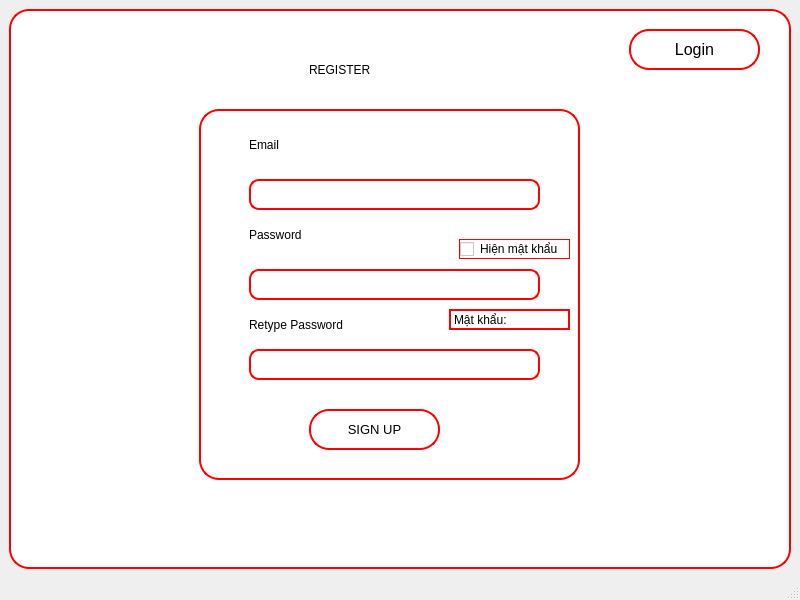
<?xml version="1.0" encoding="UTF-8"?>
<ui version="4.0">
 <class>MainWindow</class>
 <widget class="QMainWindow" name="MainWindow">
  <property name="geometry">
   <rect>
    <x>0</x>
    <y>0</y>
    <width>800</width>
    <height>600</height>
   </rect>
  </property>
  <property name="windowTitle">
   <string>MainWindow</string>
  </property>
  <widget class="QWidget" name="centralwidget">
   <layout class="QVBoxLayout" name="verticalLayout">
    <item>
     <widget class="QWidget" name="widget" native="true">
      <property name="styleSheet">
       <string notr="true">background-color: rgb(255, 255, 255);
border-radius: 20px;
border: 2px solid red;
color: rgb(0, 0, 0);</string>
      </property>
      <widget class="QWidget" name="widget_2" native="true">
       <property name="geometry">
        <rect>
         <x>190</x>
         <y>100</y>
         <width>381</width>
         <height>371</height>
        </rect>
       </property>
       <widget class="QLabel" name="label_2">
        <property name="geometry">
         <rect>
          <x>50</x>
          <y>20</y>
          <width>181</width>
          <height>31</height>
         </rect>
        </property>
        <property name="styleSheet">
         <string notr="true">border: 0px;
font: 12pt &quot;MS Shell Dlg 2&quot;;
color: rgb(0, 0, 0);</string>
        </property>
        <property name="text">
         <string>Email</string>
        </property>
       </widget>
       <widget class="QLabel" name="label_3">
        <property name="geometry">
         <rect>
          <x>50</x>
          <y>110</y>
          <width>181</width>
          <height>31</height>
         </rect>
        </property>
        <property name="styleSheet">
         <string notr="true">border: 0px;
font: 12pt &quot;MS Shell Dlg 2&quot;;
color: rgb(0, 0, 0);</string>
        </property>
        <property name="text">
         <string>Password</string>
        </property>
       </widget>
       <widget class="QLabel" name="label_4">
        <property name="geometry">
         <rect>
          <x>50</x>
          <y>200</y>
          <width>181</width>
          <height>31</height>
         </rect>
        </property>
        <property name="styleSheet">
         <string notr="true">border: 0px;
font: 12pt &quot;MS Shell Dlg 2&quot;;
color: rgb(0, 0, 0);</string>
        </property>
        <property name="text">
         <string>Retype Password</string>
        </property>
       </widget>
       <widget class="QLineEdit" name="le_email">
        <property name="geometry">
         <rect>
          <x>50</x>
          <y>70</y>
          <width>291</width>
          <height>31</height>
         </rect>
        </property>
        <property name="styleSheet">
         <string notr="true">border-radius: 10px;
color: rgb(0, 0, 0);
font: 10pt &quot;MS Shell Dlg 2&quot;;</string>
        </property>
       </widget>
       <widget class="QLineEdit" name="le_password">
        <property name="geometry">
         <rect>
          <x>50</x>
          <y>160</y>
          <width>291</width>
          <height>31</height>
         </rect>
        </property>
        <property name="styleSheet">
         <string notr="true">border-radius: 10px;
color: rgb(0, 0, 0);
font: 10pt &quot;MS Shell Dlg 2&quot;;</string>
        </property>
       </widget>
       <widget class="QLineEdit" name="le_retypePassword">
        <property name="geometry">
         <rect>
          <x>50</x>
          <y>240</y>
          <width>291</width>
          <height>31</height>
         </rect>
        </property>
        <property name="styleSheet">
         <string notr="true">border-radius: 10px;
color: rgb(0, 0, 0);
font: 10pt &quot;MS Shell Dlg 2&quot;;</string>
        </property>
       </widget>
       <widget class="QPushButton" name="bt_SignUp">
        <property name="geometry">
         <rect>
          <x>110</x>
          <y>300</y>
          <width>131</width>
          <height>41</height>
         </rect>
        </property>
        <property name="font">
         <font>
          <pointsize>10</pointsize>
         </font>
        </property>
        <property name="styleSheet">
         <string notr="true">color: rgb(0, 0, 0);</string>
        </property>
        <property name="text">
         <string>SIGN UP</string>
        </property>
       </widget>
       <widget class="QLabel" name="lb_passwordStatus">
        <property name="geometry">
         <rect>
          <x>250</x>
          <y>200</y>
          <width>121</width>
          <height>21</height>
         </rect>
        </property>
        <property name="styleSheet">
         <string notr="true">color: rgb(0, 0, 0);</string>
        </property>
        <property name="text">
         <string>Mật khẩu:</string>
        </property>
       </widget>
       <widget class="QCheckBox" name="cb_showPassword">
        <property name="geometry">
         <rect>
          <x>260</x>
          <y>130</y>
          <width>111</width>
          <height>20</height>
         </rect>
        </property>
        <property name="styleSheet">
         <string notr="true">border: 0.5px solid red;
font: 8pt &quot;MS Shell Dlg 2&quot;;</string>
        </property>
        <property name="text">
         <string>Hiện mật khẩu</string>
        </property>
        <property name="tristate">
         <bool>true</bool>
        </property>
       </widget>
      </widget>
      <widget class="QLabel" name="label">
       <property name="geometry">
        <rect>
         <x>300</x>
         <y>30</y>
         <width>241</width>
         <height>61</height>
        </rect>
       </property>
       <property name="styleSheet">
        <string notr="true">border: 0px;
font: 75 italic 25pt &quot;MS Sans Serif&quot;;
color: rgb(0, 0, 0);</string>
       </property>
       <property name="text">
        <string>REGISTER</string>
       </property>
      </widget>
      <widget class="QPushButton" name="bt_Login">
       <property name="geometry">
        <rect>
         <x>620</x>
         <y>20</y>
         <width>131</width>
         <height>41</height>
        </rect>
       </property>
       <property name="font">
        <font>
         <pointsize>12</pointsize>
        </font>
       </property>
       <property name="styleSheet">
        <string notr="true">color: rgb(0, 0, 0);</string>
       </property>
       <property name="text">
        <string>Login</string>
       </property>
      </widget>
     </widget>
    </item>
   </layout>
  </widget>
  <widget class="QMenuBar" name="menubar">
   <property name="geometry">
    <rect>
     <x>0</x>
     <y>0</y>
     <width>800</width>
     <height>26</height>
    </rect>
   </property>
  </widget>
  <widget class="QStatusBar" name="statusbar"/>
 </widget>
 <resources/>
 <connections/>
</ui>
